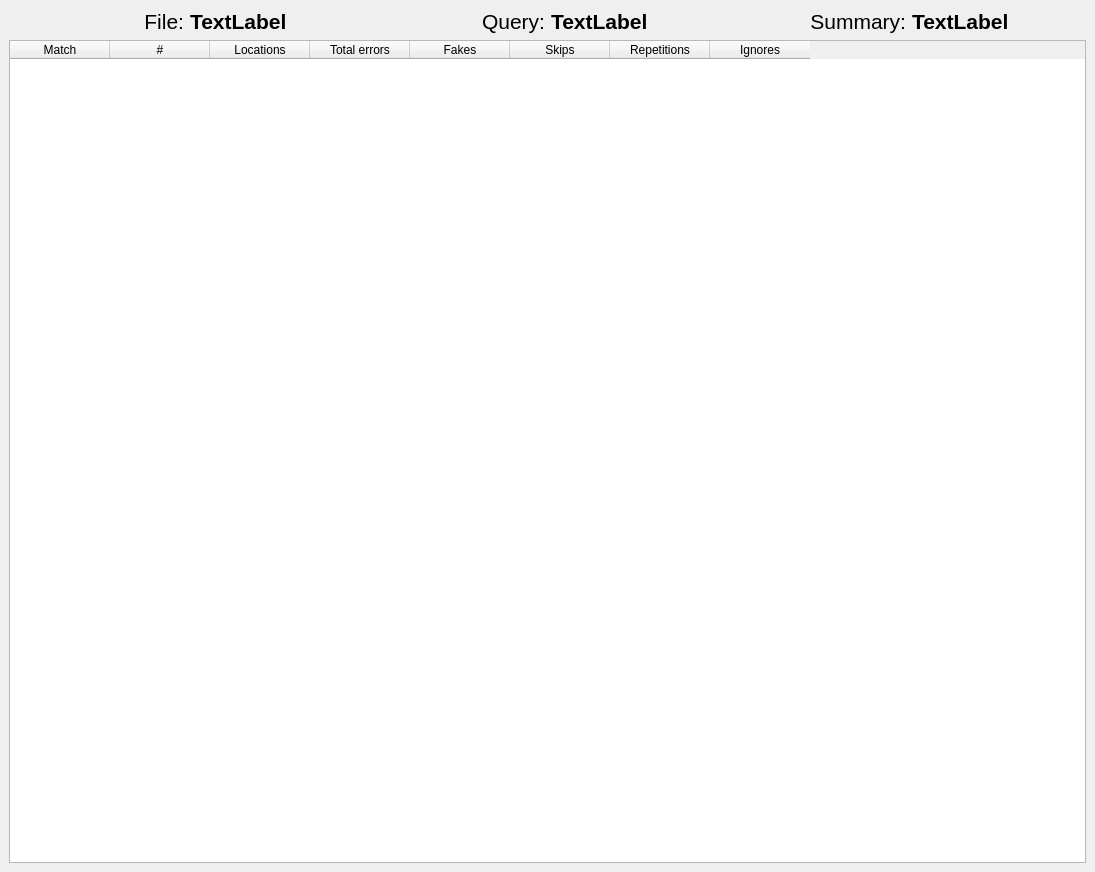
<?xml version="1.0" encoding="UTF-8"?>
<ui version="4.0">
 <class>ResultView</class>
 <widget class="QMainWindow" name="ResultView">
  <property name="geometry">
   <rect>
    <x>0</x>
    <y>0</y>
    <width>1095</width>
    <height>872</height>
   </rect>
  </property>
  <property name="windowTitle">
   <string>View Result</string>
  </property>
  <widget class="QWidget" name="centralwidget">
   <layout class="QGridLayout" name="gridLayout">
    <item row="0" column="0">
     <layout class="QHBoxLayout" name="horizontalLayout">
      <item>
       <widget class="QLabel" name="label_file_2">
        <property name="font">
         <font>
          <pointsize>16</pointsize>
          <weight>50</weight>
          <bold>false</bold>
         </font>
        </property>
        <property name="text">
         <string>File:</string>
        </property>
        <property name="alignment">
         <set>Qt::AlignRight|Qt::AlignTrailing|Qt::AlignVCenter</set>
        </property>
       </widget>
      </item>
      <item>
       <widget class="QLabel" name="label_file">
        <property name="font">
         <font>
          <pointsize>16</pointsize>
          <weight>75</weight>
          <bold>true</bold>
         </font>
        </property>
        <property name="text">
         <string>TextLabel</string>
        </property>
       </widget>
      </item>
      <item>
       <widget class="QLabel" name="label_query_2">
        <property name="font">
         <font>
          <pointsize>16</pointsize>
          <weight>50</weight>
          <bold>false</bold>
         </font>
        </property>
        <property name="text">
         <string>Query:</string>
        </property>
        <property name="alignment">
         <set>Qt::AlignRight|Qt::AlignTrailing|Qt::AlignVCenter</set>
        </property>
       </widget>
      </item>
      <item>
       <widget class="QLabel" name="label_query">
        <property name="font">
         <font>
          <pointsize>16</pointsize>
          <weight>75</weight>
          <bold>true</bold>
         </font>
        </property>
        <property name="text">
         <string>TextLabel</string>
        </property>
       </widget>
      </item>
      <item>
       <widget class="QLabel" name="label_summary_2">
        <property name="font">
         <font>
          <pointsize>16</pointsize>
          <weight>50</weight>
          <bold>false</bold>
         </font>
        </property>
        <property name="layoutDirection">
         <enum>Qt::LeftToRight</enum>
        </property>
        <property name="text">
         <string>Summary:</string>
        </property>
        <property name="alignment">
         <set>Qt::AlignRight|Qt::AlignTrailing|Qt::AlignVCenter</set>
        </property>
       </widget>
      </item>
      <item>
       <widget class="QLabel" name="label_summary">
        <property name="font">
         <font>
          <pointsize>16</pointsize>
          <weight>75</weight>
          <bold>true</bold>
         </font>
        </property>
        <property name="text">
         <string>TextLabel</string>
        </property>
       </widget>
      </item>
     </layout>
    </item>
    <item row="1" column="0">
     <widget class="QTableWidget" name="tableWidget">
      <property name="enabled">
       <bool>true</bool>
      </property>
      <property name="styleSheet">
       <string notr="true"/>
      </property>
      <property name="editTriggers">
       <set>QAbstractItemView::NoEditTriggers</set>
      </property>
      <property name="sortingEnabled">
       <bool>true</bool>
      </property>
      <column>
       <property name="text">
        <string>Match</string>
       </property>
      </column>
      <column>
       <property name="text">
        <string>#</string>
       </property>
      </column>
      <column>
       <property name="text">
        <string>Locations</string>
       </property>
      </column>
      <column>
       <property name="text">
        <string>Total errors</string>
       </property>
      </column>
      <column>
       <property name="text">
        <string>Fakes</string>
       </property>
      </column>
      <column>
       <property name="text">
        <string>Skips</string>
       </property>
      </column>
      <column>
       <property name="text">
        <string>Repetitions</string>
       </property>
      </column>
      <column>
       <property name="text">
        <string>Ignores</string>
       </property>
      </column>
     </widget>
    </item>
   </layout>
  </widget>
 </widget>
 <resources/>
 <connections/>
</ui>
